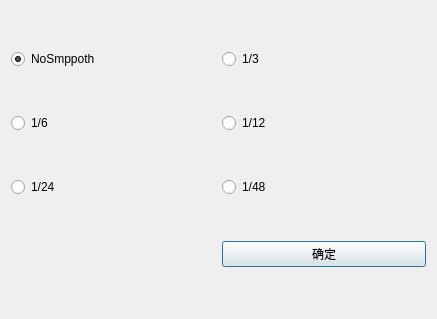
<?xml version="1.0" encoding="UTF-8"?>
<ui version="4.0">
 <class>SmoothSetDlg</class>
 <widget class="QDialog" name="SmoothSetDlg">
  <property name="geometry">
   <rect>
    <x>0</x>
    <y>0</y>
    <width>437</width>
    <height>319</height>
   </rect>
  </property>
  <property name="windowTitle">
   <string>Dialog</string>
  </property>
  <layout class="QGridLayout" name="gridLayout">
   <item row="0" column="0">
    <widget class="QRadioButton" name="noSmoothBtn">
     <property name="text">
      <string>NoSmppoth</string>
     </property>
     <property name="checked">
      <bool>true</bool>
     </property>
    </widget>
   </item>
   <item row="0" column="1">
    <widget class="QRadioButton" name="oneThirdBtn">
     <property name="text">
      <string>1/3</string>
     </property>
    </widget>
   </item>
   <item row="1" column="0">
    <widget class="QRadioButton" name="onesixthBtn">
     <property name="text">
      <string>1/6</string>
     </property>
    </widget>
   </item>
   <item row="1" column="1">
    <widget class="QRadioButton" name="onetwelfthBtn">
     <property name="text">
      <string>1/12</string>
     </property>
    </widget>
   </item>
   <item row="2" column="0">
    <widget class="QRadioButton" name="oneTwenty_fourthBtn">
     <property name="text">
      <string>1/24</string>
     </property>
    </widget>
   </item>
   <item row="2" column="1">
    <widget class="QRadioButton" name="oneForty_eighthBtn">
     <property name="text">
      <string>1/48</string>
     </property>
    </widget>
   </item>
   <item row="3" column="1">
    <widget class="QPushButton" name="okBtn">
     <property name="text">
      <string>确定</string>
     </property>
    </widget>
   </item>
  </layout>
 </widget>
 <resources/>
 <connections/>
</ui>
